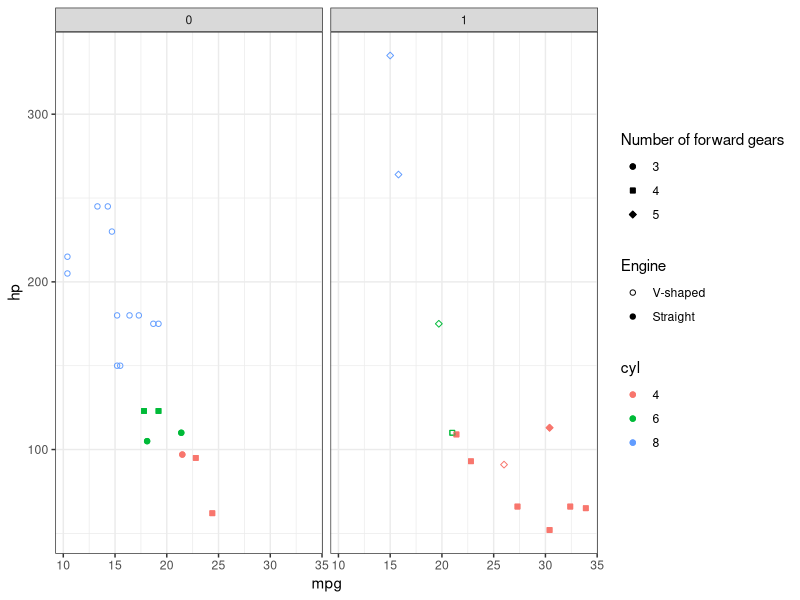

Write the R code that produced this figure.
## ---- chunk 1
knitr::opts_chunk$set(echo = TRUE)
library(tidyverse)
## ---- chunk 2
df <- mtcars %>% rownames_to_column("model") %>% 
  mutate(cyl = factor(cyl),
         vs  = ifelse(vs, "Straight", "V-shaped"),
         gear = factor(gear),
         am = factor(am)) %>%
  as_tibble()

glimpse(df)
summary(df)
## ---- chunk 3
pl <- ggplot(df,
       aes(
         x = mpg,
         y = hp,
         color = cyl,
         shape = gear
       )) +
  geom_point(aes(
    fill = cyl,
    alpha = vs
  )) +
  geom_point()

## ---- chunk 4
pl +
  scale_alpha_manual(values = c("V-shaped" = 0, "Straight" = 1),
                     breaks = c("V-shaped", "Straight"),
                     name = "Engine") +
  scale_shape_manual(values = 21:25,
                     name = "Number of forward gears") +
  guides(shape = guide_legend(override.aes = list(fill = "black")),
         alpha = guide_legend(override.aes = list(alpha = c(1,1),
                                                  fill = c("white", "black"),
                                                  shape = 21)) ) +
  facet_wrap(~am) +
  theme_bw()
